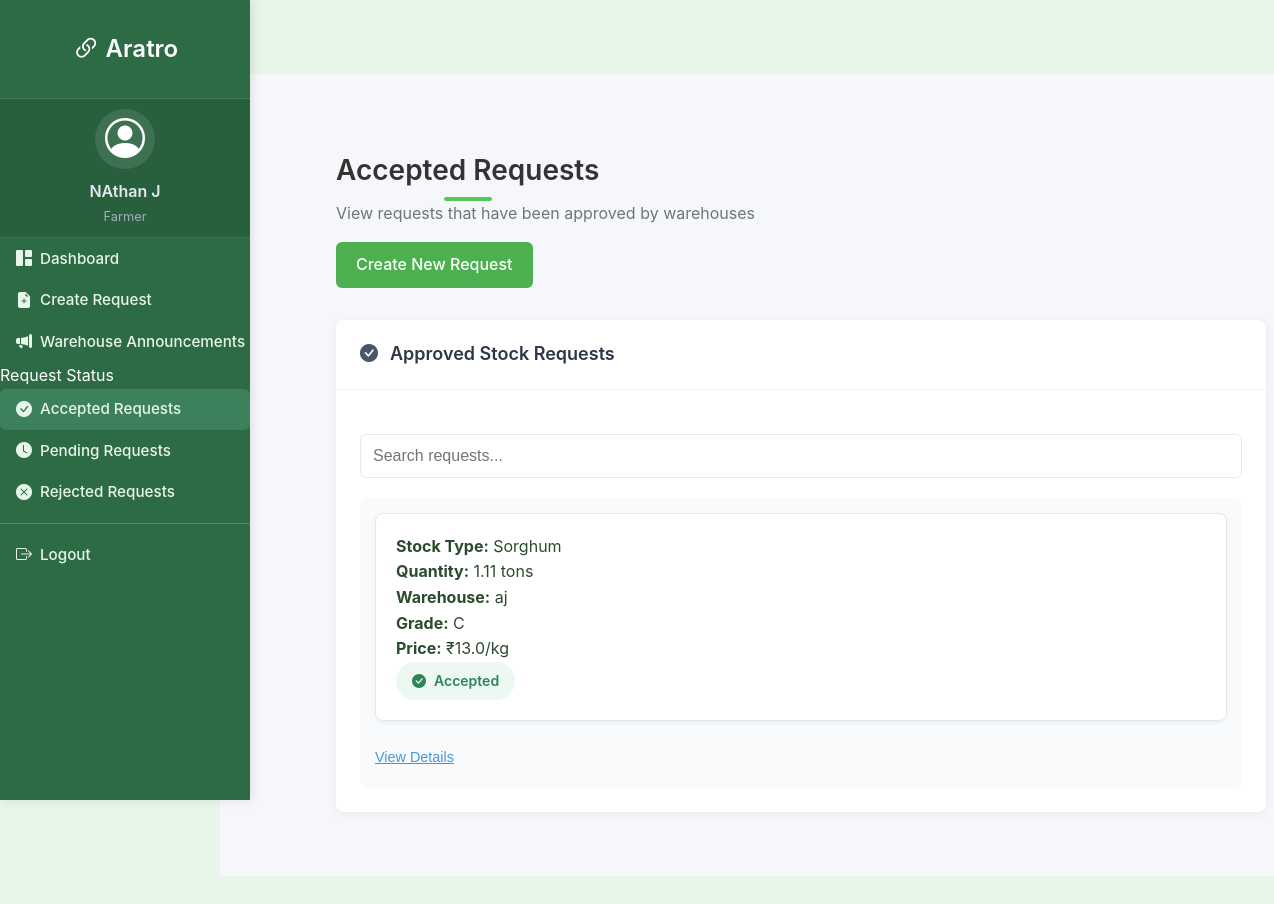
/farmer/accepted-requests (signed in), run on an earlier commit of the app's database.
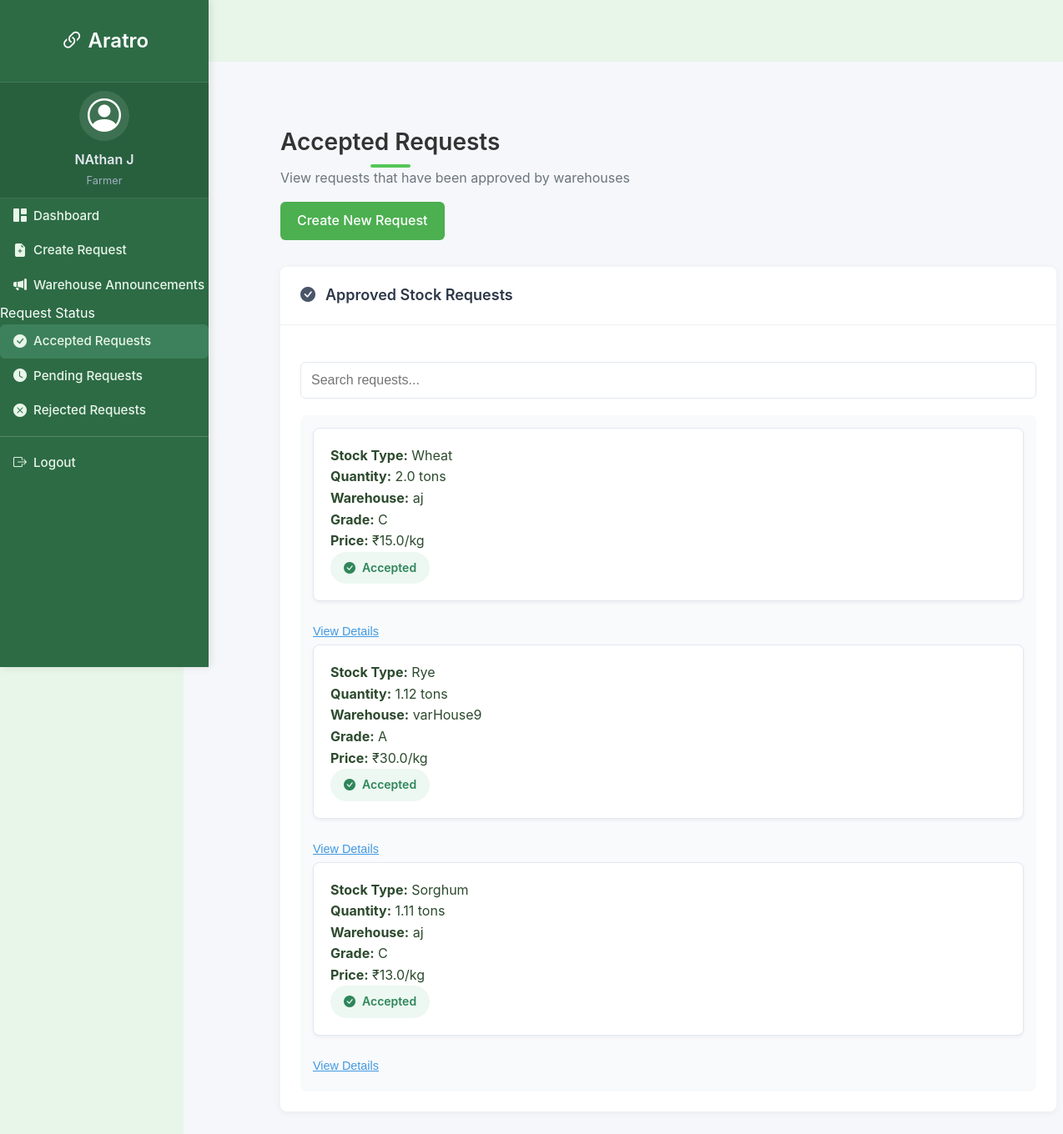
And on a later commit of the database.
### models.py (models this page shows, shortened)
class StockRequest(db.Model):
    __tablename__ = 'stock_request'
    id = db.Column(db.Integer, primary_key=True, autoincrement=True)
    from_id = db.Column(db.Integer, db.ForeignKey('farmer.id'), nullable=False)  # Farmer's ID
    to_id = db.Column(db.Integer, db.ForeignKey('warehouse.id'), nullable=False)    # Warehouse's ID
    stock_id = db.Column(db.Integer, db.ForeignKey('stock.id'), nullable=False)
    request_date = db.Column(db.DateTime, default=datetime.utcnow)
    status = db.Column(db.String(20), default='pending')
    created_at = db.Column(db.DateTime, nullable=False, default=datetime.utcnow)
    updated_at = db.Column(db.DateTime, nullable=False, default=datetime.utcnow, onupdate=datetime.utcnow)
    blockchain_id = db.Column(db.Integer, nullable=True)  # ID on the blockchain
    blockchain_tx_hash = db.Column(db.String(66), nullable=True)  # Transaction hash on the blockchain
    farmer = db.relationship('Farmer', foreign_keys=[from_id], backref='stock_requests')
    warehouse = db.relationship('Warehouse', foreign_keys=[to_id], backref='received_requests')
    stock = db.relationship('Stock', backref='request')

class Stock(db.Model):
    id = db.Column(db.Integer, primary_key=True, autoincrement=True)
    type = db.Column(db.String(100), nullable=False)
    quantity = db.Column(db.Float, nullable=False)
    requested_quantity = db.Column(db.Float, nullable=False)  # Original requested quantity
    status = db.Column(db.String(20), nullable=False, default='pending')  # pending, stored, rejected
    farmer_id = db.Column(db.Integer, db.ForeignKey('farmer.id'), nullable=False)
    warehouse_id = db.Column(db.Integer, db.ForeignKey('warehouse.id'), nullable=False)
    created_at = db.Column(db.DateTime, nullable=False, default=datetime.utcnow)
    updated_at = db.Column(db.DateTime, nullable=False, default=datetime.utcnow, onupdate=datetime.utcnow)
    blockchain_id = db.Column(db.Integer, nullable=True)  # ID on the blockchain
    blockchain_tx_hash = db.Column(db.String(66), nullable=True)  # Transaction hash on the blockchain

class Warehouse(db.Model):
    id = db.Column(db.Integer, primary_key=True, autoincrement=True)
    user_id = db.Column(db.Integer, db.ForeignKey('user.id'), nullable=False)
    manager_name = db.Column(db.String(100), nullable=False)
    name = db.Column(db.String(100), nullable=False)
    location = db.Column(db.String(200))
    latitude = db.Column(db.Float)
    longitude = db.Column(db.Float)
    phone_number = db.Column(db.String(20))
    warehouse_type = db.Column(db.String(20))  # 'private' or 'government'
    capacity = db.Column(db.Float)  # in tons
    available_space = db.Column(db.Float)  # in tons
    eth_address = db.Column(db.String(42), unique=True, nullable=True)  # Ethereum address for blockchain
    stocks = db.relationship('Stock', backref='warehouse', lazy=True)

class CropPrice(db.Model):
    id = db.Column(db.Integer, primary_key=True, autoincrement=True)
    crop_type = db.Column(db.String(100), unique=True, nullable=False)  # Type of crop (e.g., 'Rice', 'Wheat')
    price_per_kg = db.Column(db.Float, nullable=False)  # Price per kg in currency
    created_at = db.Column(db.DateTime, nullable=False, default=datetime.utcnow)
    updated_at = db.Column(db.DateTime, nullable=False, default=datetime.utcnow, onupdate=datetime.utcnow)

### routes.py (the view)
@farmer_dashboard.route('/accepted-requests')
@login_required
def accepted_requests():
    if current_user.role != 'farmer':
        flash('Access denied: You must be a farmer to view this page', 'error')
        return redirect(url_for('main.dashboard'))
    farmer = Farmer.query.filter_by(user_id=current_user.id).first()
    if not farmer:
        flash('Farmer profile not found', 'error')
        return redirect(url_for('main.dashboard'))
    accepted_requests = (StockRequest.query
        .filter_by(from_id=farmer.id, status='stored')
        .join(Stock)
        .outerjoin(StockQualityRating)
        .join(CropPrice, CropPrice.crop_type == Stock.type)
        .add_columns(CropPrice.price_per_kg)
        .order_by(StockRequest.request_date.desc())
        .all())
    return render_template('accepted_requests.html', accepted_requests=accepted_requests)

### app.py (called while the page is built)
@login_manager.user_loader
def load_user(user_id):
    try:
        if user_id.startswith('admin_'):
            admin_id = int(user_id.split('_')[1])
            return Admin.query.get(admin_id)
        else:
            return User.query.get(int(user_id))
    except Exception as e:
        logger.error(f"Error loading user: {e}")
        return None

@app.teardown_request
def teardown_request(exception=None):
    if exception:
        try:
            db.session.rollback()
            logger.warning(f"Transaction rolled back due to exception: {str(exception)}")
        except Exception as e:
            logger.error(f"Error during rollback: {str(e)}")
    try:
        db.session.rollback()
        db.session.remove()
    except Exception as e:
        logger.error(f"Error removing session: {str(e)}")

### templates/accepted_requests.html (shortened to what the changed rows need)
{% extends "base.html" %}
{% block content %}
<div class="container-fluid farmer-dashboard p-0">
    <div class="row g-0">
        <div class="col-md-9 col-lg-10 main-content">
            <div class="content-wrapper">
                <div class="dashboard-header text-center">
                    <h1 class="dashboard-title">Accepted Requests</h1>
                </div>
                <div class="dashboard-card">
                    <div class="dashboard-card-body">
                        <div id="requests-container">
                            {% for request_tuple in accepted_requests %}
                            {% set request = request_tuple[0] %}
                            {% set price_per_kg = request_tuple[1] %}
                            <div class="request-item">
                                <div>
                                    <strong>Stock Type:</strong> {{ request.stock.type }}<br>
                                    <strong>Quantity:</strong> {{ request.stock.quantity }} tons<br>
                                    <strong>Warehouse:</strong> {{ request.warehouse.name }}<br>
                                    {% if request.stock.quality_rating and request.stock.quality_rating|length > 0 %}
                                    {% set rating = request.stock.quality_rating[0] %}
                                    <strong>Grade:</strong>
                                    {% if rating.overall_rating >= 8 %}A
                                    {% elif rating.overall_rating >= 6 %}B
                                    {% else %}C{% endif %}<br>
                                    {% endif %}
                                    {% if price_per_kg %}
                                    <strong>Price:</strong> ₹{{ price_per_kg }}/kg
                                    {% endif %}
                                </div>
                                {% if request.stock.quantity == request.stock.requested_quantity %}
                                <div class="status-badge status-accepted">
                                    <i class="bi bi-check-circle-fill"></i>
                                    Accepted
                                </div>
                                {% else %}
                                <div class="status-badge status-partial">
                                    <i class="bi bi-check-circle-fill"></i>
                                    Partially Accepted
                                </div>
                                {% endif %}
                            </div>
                            <button class="view-details-btn" onclick="toggleDetails(this)">View Details</button>
                            {% endfor %}
                        </div>
                    </div>
                </div>
            </div>
        </div>
    </div>
</div>
{% endblock %}

What changed in the data, as far as the page shows it:
added StockRequest: {{ request.warehouse.name }} "aj", shows "C"
added Stock: stock.type "Wheat", stock.quantity "2.0"
now on this page (row unchanged): CropPrice: price_per_kg "15.0"
added StockRequest: shows "A"
added Stock: stock.type "Rye", stock.quantity "1.12"
now on this page (row unchanged): Warehouse: warehouse.name "varHouse9"
added CropPrice: price_per_kg "30.0"
